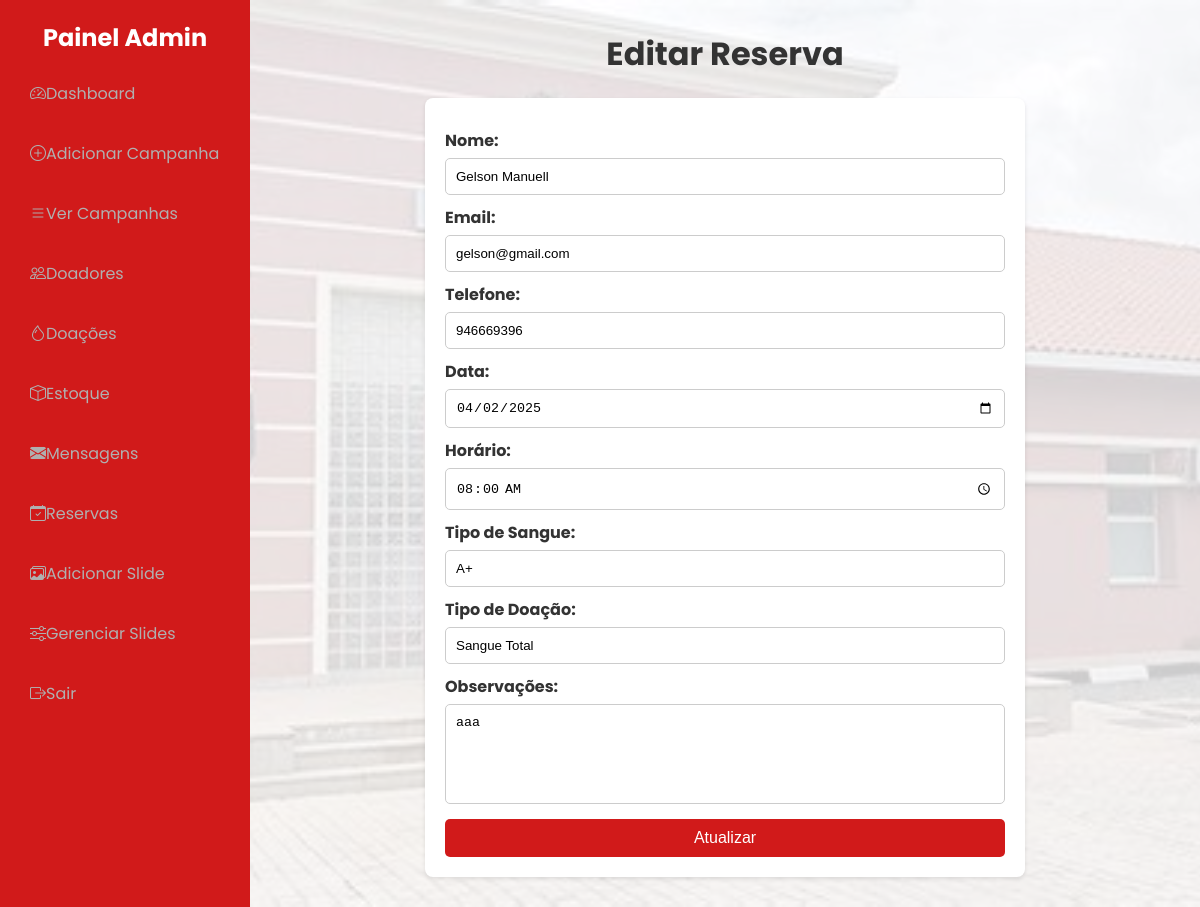
/edit_reservation.php?id=2 (signed in), run on the app's committed database.
### tables this page shows
CREATE TABLE `reservas` (
  `id` int(11) NOT NULL,
  `nome` varchar(255) NOT NULL,
  `email` varchar(255) NOT NULL,
  `telefone` varchar(15) NOT NULL,
  `data` date NOT NULL,
  `horario` time NOT NULL,
  `tipo_sangue` varchar(5) NOT NULL,
  `tipo_doacao` varchar(50) NOT NULL,
  `observacoes` text DEFAULT NULL,
  `created_at` timestamp NOT NULL DEFAULT current_timestamp(),
  `patologia` varchar(255) DEFAULT NULL,
  `setor` varchar(100) NOT NULL,
  `status` varchar(20) NOT NULL DEFAULT 'pendente'
);

### edit_reservation.php (the view, shortened to what this page needs)
<?php
$host = 'localhost';
$dbname = 'blood_place';
$username = 'root';
$password = 'root';
try {
    $pdo = new PDO("mysql:host=$host;dbname=$dbname", $username, $password);
    $pdo->setAttribute(PDO::ATTR_ERRMODE, PDO::ERRMODE_EXCEPTION);
} catch (PDOException $e) {
    die("Erro ao conectar ao banco de dados: " . $e->getMessage());
}
$id = $_GET['id'];
$query = "SELECT * FROM reservas WHERE id = :id";
$stmt = $pdo->prepare($query);
$stmt->bindParam(':id', $id, PDO::PARAM_INT);
$stmt->execute();
$reservation = $stmt->fetch(PDO::FETCH_ASSOC);
?>
<!DOCTYPE html>
<html lang="pt-br">
<head>
    <link rel="stylesheet" href="styles.css">
    <link rel="stylesheet" href="https://cdn.jsdelivr.net/npm/bootstrap-icons/font/bootstrap-icons.css">
</head>
<body>
    <div class="admin-dashboard">
    <aside class="sidebar">
            <h2>Painel Admin</h2>
            <ul class="menu">
                <li><a href="admin_dashboard.php"><i class="bi bi-speedometer2"></i> Dashboard</a></li>
                <li><a href="add_campaign.php"><i class="bi bi-plus-circle"></i> Adicionar Campanha</a></li>
                <li><a href="view_campaigns.php"><i class="bi bi-list"></i> Ver Campanhas</a></li>
                <li><a href="view_donors.php"><i class="bi bi-people"></i> Doadores</a></li>
                 <li><a href="view_donations.php"><i class="bi bi-droplet"></i> Doações</a></li>
                <li><a href="view_stock_donations.php"><i class="bi bi-box"></i> Estoque</a></li>
                <li><a href="view_message.php"><i class="bi bi-envelope-fill"></i> Mensagens</a></li>
                <li><a href="view_reservations.php"><i class="bi bi-calendar-check"></i> Reservas</a></li>
                <li><a href="add_slider.php"><i class="bi bi-images"></i> Adicionar Slide</a></li>
                <li><a href="manage_sliders.php"><i class="bi bi-sliders"></i> Gerenciar Slides</a></li>
                <li><a href="admin_logout.php"><i class="bi bi-box-arrow-right"></i> Sair</a></li>
            </ul>
        </aside>
        <main class="content">
            <h1>Editar Reserva</h1>
            <div class="container">
                <form method="POST">
                    <label>Nome:</label>
                    <input type="text" name="nome" value="<?php echo htmlspecialchars($reservation['nome']); ?>" required>
                    <label>Email:</label>
                    <input type="email" name="email" value="<?php echo htmlspecialchars($reservation['email']); ?>" required>
                    <label>Telefone:</label>
                    <input type="text" name="telefone" value="<?php echo htmlspecialchars($reservation['telefone']); ?>" required>
                    <label>Data:</label>
                    <input type="date" name="data" value="<?php echo htmlspecialchars($reservation['data']); ?>" required>
                    <label>Horário:</label>
                    <input type="time" name="horario" value="<?php echo htmlspecialchars($reservation['horario']); ?>" required>
                    <label>Tipo de Sangue:</label>
                    <input type="text" name="tipo_sangue" value="<?php echo htmlspecialchars($reservation['tipo_sangue']); ?>" required>
                    <label>Tipo de Doação:</label>
                    <input type="text" name="tipo_doacao" value="<?php echo htmlspecialchars($reservation['tipo_doacao']); ?>" required>
                    <label>Observações:</label>
                    <textarea name="observacoes" required><?php echo htmlspecialchars($reservation['observacoes']); ?></textarea>
                    <button type="submit">Atualizar</button>
                </form>
            </div>
        </main>
    </div>
</body>
</html>

### styles.css (style rules this page uses)
body { font-family: 'Aptos', sans-serif; margin: 0; padding: 0; background-color: #f9f9f9; color: #333; }
.container { width: 100%; max-width: 1200px; margin: 0 auto; padding: 20px; }

### edit_reservation.php (style rules this page uses)
* { margin: 0; padding: 0; box-sizing: border-box; }
body { font-family: 'Poppins', sans-serif; background: #f0f0f0; color: #333; display: flex; flex-direction: column; min-height: 100vh; }
.admin-dashboard { display: grid; grid-template-columns: 250px auto; min-height: 100vh; }
.sidebar { background-color: #D11A1A; padding: 20px; color: #fff; }
.sidebar h2 { font-size: 1.5rem; margin-bottom: 1rem; text-align: center; }
.menu { list-style: none; }
.menu li { margin: 15px 0; }
.menu a { color: #b0b0b0; text-decoration: none; display: flex; align-items: center; padding: 10px; border-radius: 5px; transition: background 0.3s; }
.content { background: url('uploads/slider2.jpg') no-repeat center center/cover; background-color: rgba(255, 255, 255, 0.8); background-blend-mode: lighten; padding: 30px; }
h1 { text-align: center; }
.content h1 { font-size: 2rem; margin-bottom: 20px; }
.container { background: #fff; padding: 20px; border-radius: 8px; box-shadow: 0px 2px 4px rgba(0, 0, 0, 0.1); max-width: 600px; margin: auto; }
form { display: flex; flex-direction: column; }
label { font-weight: bold; margin-top: 10px; }
input, textarea { width: 100%; padding: 10px; margin-top: 5px; border: 1px solid #ccc; border-radius: 5px; }
textarea { resize: none; height: 100px; }
button { background-color: #D11A1A; color: #fff; border: none; padding: 10px; cursor: pointer; font-size: 1rem; border-radius: 5px; margin-top: 15px; }

### data on the page
reservas: nome "Gelson Manuell", email "gelson@gmail.com", telefone "946669396", data "04/02/2025", horario "08:00:00", tipo_sangue "A+", tipo_doacao "Sangue Total", observacoes "aaa"
